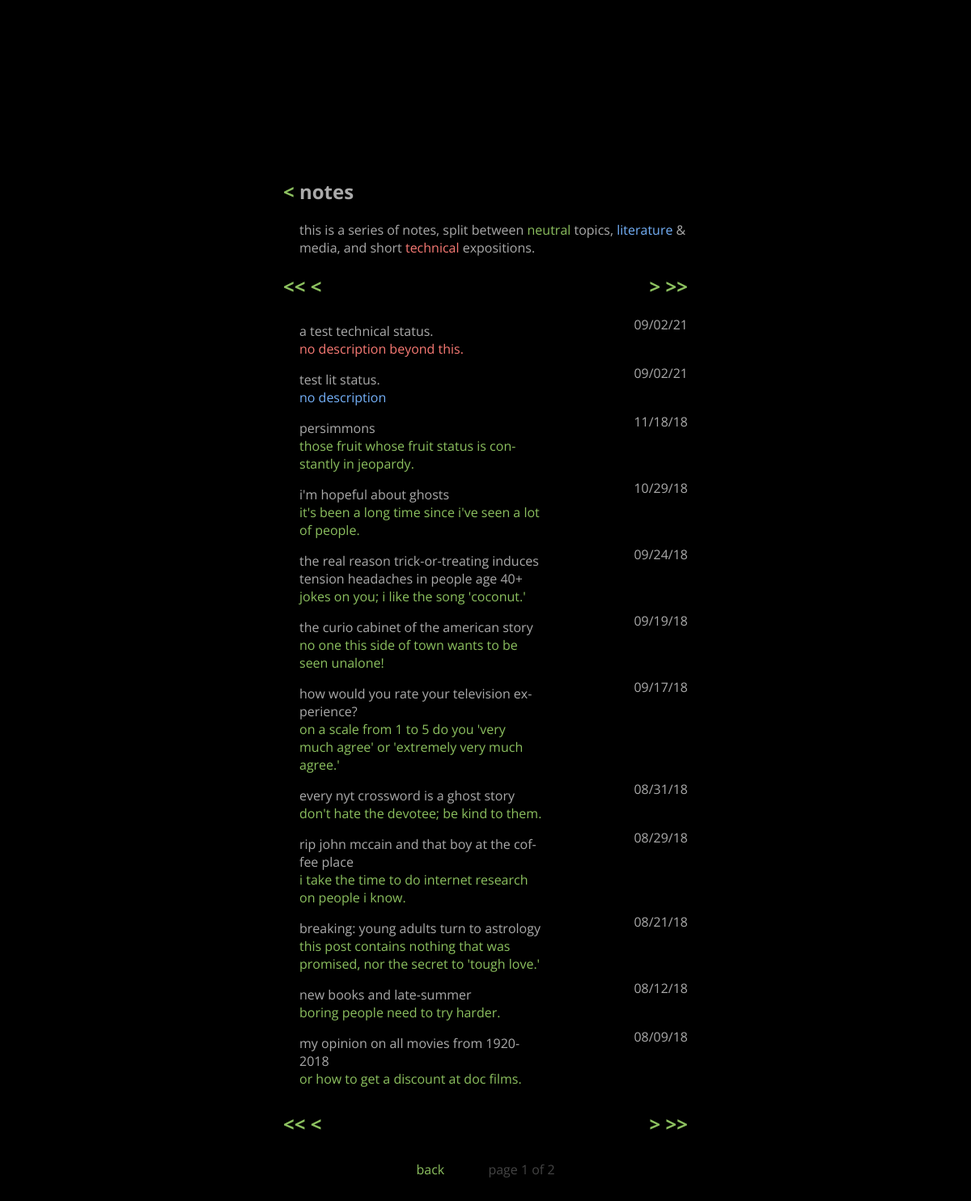
Page /status/ on the earlier database version.
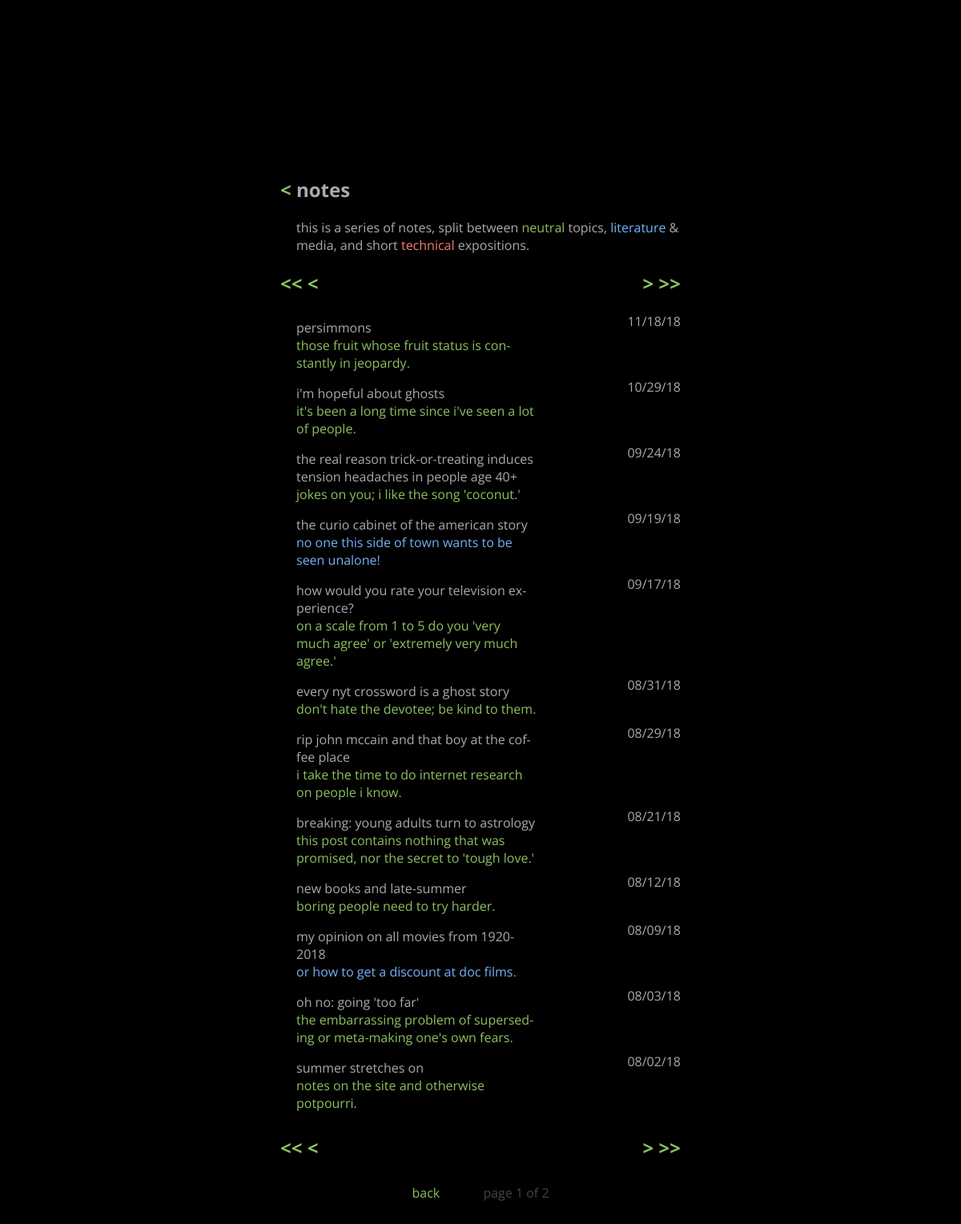
Same page on the later database version.
### status/models.py (models this page shows, shortened)
class StatusObject(models.Model):
    class StatusType(models.TextChoices):
        TECH_STATUS = 'T', _('Technical Status')
        LIT_STATUS  = 'L', _('Literature Status')
        NEUT_STATUS = 'N', _('Neutral Status')
    status_type = models.CharField(
        max_length = 1,
        choices    = StatusType.choices,
        default    = StatusType.NEUT_STATUS,
    )
    status_title = models.CharField(max_length=200, default="update")
    description  = models.CharField(max_length=500, default="no description")
    status_text  = models.TextField(max_length=10000, default="There is no text.")
    pub_date     = models.DateTimeField('date published', default=timezone.now)
    cited_works  = models.ManyToManyField('library.LibraryObject', blank=True)

### status/views.py (the view)
# urls.py: path("", views.index, name="index"),
def index(request):
	recent_status = StatusObject.objects.order_by('-pub_date')
	paginator     = Paginator(recent_status, 12)
	page          = request.GET.get('page')
	recent_status = paginator.get_page(page)
	return render(request, 'status/index.html', {'recent_status' : recent_status})

### status/templates/status/index.html (shortened to what this page needs)
{% extends 'base/base.html' %}
{% block content %}
			<div class="heading">
			</div>
			<div class="sub-heading">
				<h2>
					<a href="{% url 'base:index' %}">< </a>notes
				</h2>
			</div>
			{% if recent_status.number == 1 %}
				<div class="sub-heading">
					<div class="info">
						<p>this is a series of notes, split between <span class="n_status">neutral</span> topics, <span class="l_status">literature</span> & media, and short <span class="t_status">technical</span> expositions.</p>
					</div>
				</div>
			{% endif %}
			<div class="sub-heading">
				<h2>
					<div class="arrow_nav">
					{% if recent_status.has_next and not recent_status.has_previous %}
						<div class="arrow_nav_l">
							<a href=""><< </a>
							<a href="">< </a>
						</div>
						<div class="arrow_nav_r">
							<a href="?page={{ recent_status.next_page_number }}"> ></a>
							<a href="?page={{ recent_status.paginator.num_pages }}"> >></a>
						</div>
					{% endif %}
					</div>
				</h2>
			</div>
			<div class="info">
				{% if recent_status %}
					{% for status in recent_status %}
						<div class="float_text">
							<li>
								<span class="float_title">
									<a href="{% url 'status:individual' status.id %}">
										{{ status.status_title }}
									</a>
								</span>
								<br>
								<span>
									<a href="{% url 'status:individual' status.id %}" class="{% if status.status_type == 'L' %}l_status{% elif status.status_type == 'T' %}t_status{% else %}n_status{% endif %}">
										{{ status.description }}
									</a>
								</span>
							</li>
						</div>
						<div class="float_date">
							{{ status.pub_date|date:"m/d/y" }}
						</div>
					{% endfor %}
				{% else %}
					<p>No notes are available.</p>
				{% endif %}
			</div>
			<div class="sub-heading">
				<h2>
					<div class="arrow_nav">
					{% if recent_status.has_next and not recent_status.has_previous %}
						<div class="arrow_nav_l">
							<a href=""><< </a>
							<a href="">< </a>
						</div>
						<div class="arrow_nav_r">
							<a href="?page={{ recent_status.next_page_number }}"> ></a>
							<a href="?page={{ recent_status.paginator.num_pages }}"> >></a>
						</div>
					{% endif %}
					</div>
				</h2>
			</div>
			<div class="nav">
				<a href="{% url 'base:index' %}">back</a>
				<span class="page_num">
					page {{ recent_status.number }} of {{ recent_status.paginator.num_pages }}
				</span>
			</div>
{% endblock %}

Differences in the rows shown:
removed StatusObject: status_title "a test technical status.", description "no description beyond this.", pub_date "09/02/21", status_type "T" (drawn)
removed StatusObject: status_title "test lit status.", description "no description", pub_date "09/02/21", status_type "L" (drawn)
changed StatusObject "the curio cabinet of the american story": status_type "N" → "L" (drawn)
changed StatusObject "my opinion on all movies from 1920-2018": status_type "N" → "L" (drawn)
now on this page (row unchanged): StatusObject: status_title "oh no: going 'too far'", description "the embarrassing problem of superseding or meta-making one's own fears.", pub_date "08/03/18"
now on this page (row unchanged): StatusObject: status_title "summer stretches on", description "notes on the site and otherwise potpourri.", pub_date "08/02/18"
